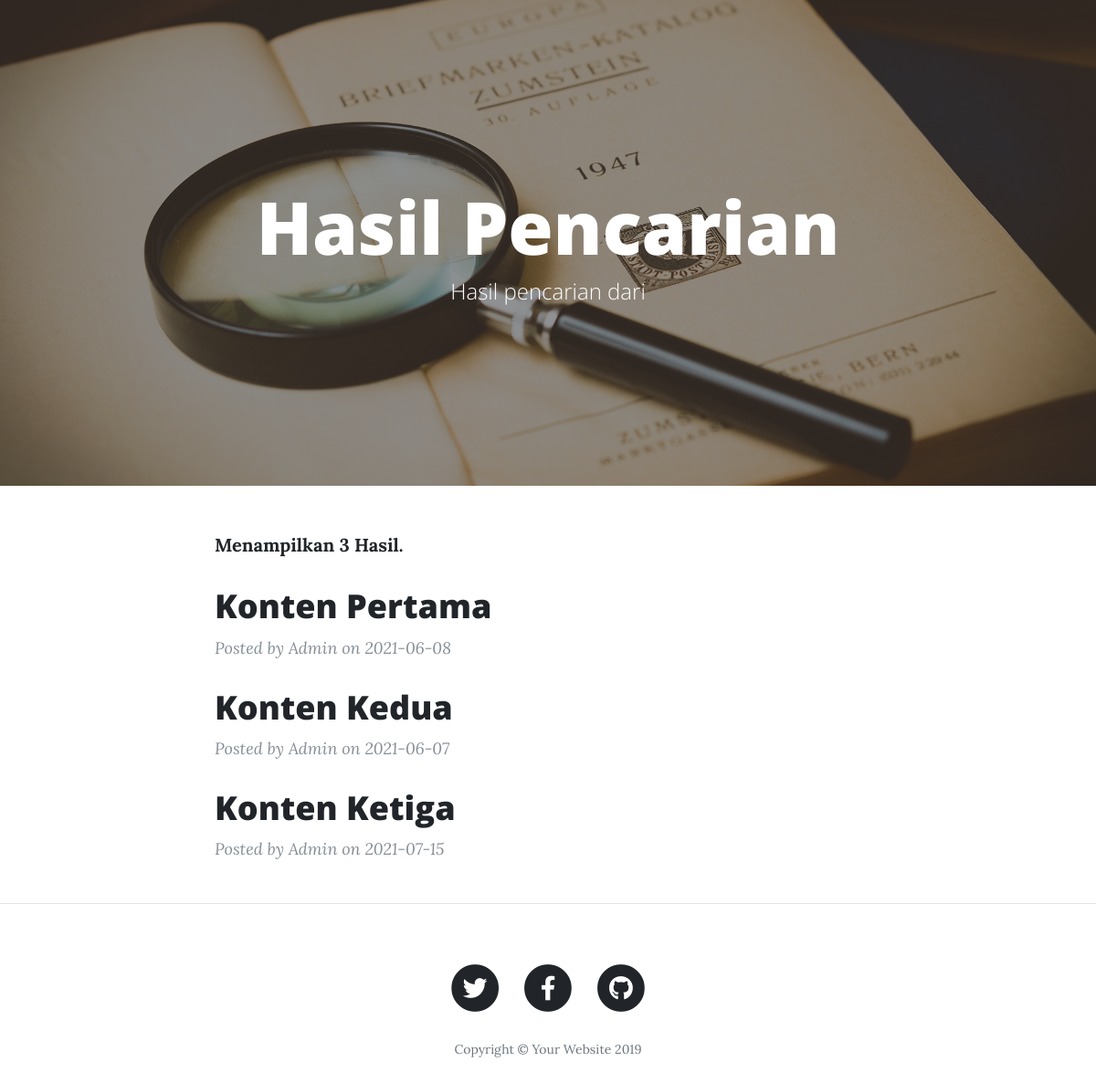
/xss/cari.php, run on the app's committed database.
### tables this page shows
CREATE TABLE `posting` (
  `id` int NOT NULL AUTO_INCREMENT,
  `judul` varchar(255) DEFAULT NULL,
  `konten` text,
  `tanggal` date DEFAULT NULL,
  PRIMARY KEY (`id`)
);

### xss/cari.php (the view, shortened to what this page needs)
<?php
include '../koneksi.php';
$cari = $_GET['cari'];
$result = mysqli_query($conn, "SELECT * FROM posting WHERE judul LIKE '%{$cari}%' OR konten LIKE '%{$cari}%'");
?>
<!DOCTYPE html>
<html lang="en">
<head>
  <link href="../vendor/bootstrap/css/bootstrap.min.css" rel="stylesheet">
  <link href="../vendor/fontawesome-free/css/all.min.css" rel="stylesheet" type="text/css">
  <link href="../css/clean-blog.min.css" rel="stylesheet">
</head>
<body>
  <header class="masthead" style="background-image: url('../img/search-bg.jpeg')">
    <div class="overlay"></div>
    <div class="container">
      <div class="row">
        <div class="col-lg-8 col-md-10 mx-auto">
          <div class="page-heading">
            <h1>Hasil Pencarian</h1>
            <span class="subheading">Hasil pencarian dari <?=$cari?></span>
          </div>
        </div>
      </div>
    </div>
  </header>
  <div class="container">
    <div class="row">
      <div class="col-lg-8 col-md-10 mx-auto">
        <b>Menampilkan <?= mysqli_num_rows($result);?> Hasil.</b>
        <?php while ( $row = mysqli_fetch_assoc($result) ) : ?>
          <div class="post-preview">
            <a href="../sqli/posting.php?id=<?=$row["id"];?>">
              <h2 class="post-title">
              <?= $row["judul"];?>
              </h2>
            </a>
            <p class="post-meta">Posted by Admin on <?= $row["tanggal"];?></p>
        </div>
        <?php endwhile; ?>
      </div>
    </div>
  </div>
  <hr>
  <footer>
    <div class="container">
      <div class="row">
        <div class="col-lg-8 col-md-10 mx-auto">
          <ul class="list-inline text-center">
            <li class="list-inline-item">
              <a href="#">
                <span class="fa-stack fa-lg">
                  <i class="fas fa-circle fa-stack-2x"></i>
                  <i class="fab fa-twitter fa-stack-1x fa-inverse"></i>
                </span>
              </a>
            </li>
            <li class="list-inline-item">
              <a href="#">
                <span class="fa-stack fa-lg">
                  <i class="fas fa-circle fa-stack-2x"></i>
                  <i class="fab fa-facebook-f fa-stack-1x fa-inverse"></i>
                </span>
              </a>
            </li>
            <li class="list-inline-item">
              <a href="#">
                <span class="fa-stack fa-lg">
                  <i class="fas fa-circle fa-stack-2x"></i>
                  <i class="fab fa-github fa-stack-1x fa-inverse"></i>
                </span>
              </a>
            </li>
          </ul>
          <p class="copyright text-muted">Copyright &copy; Your Website 2019</p>
        </div>
      </div>
    </div>
  </footer>
</body>
</html>

### data on the page
posting: judul "Konten Pertama", tanggal "2021-06-08"
posting: judul "Konten Kedua", tanggal "2021-06-07"
posting: judul "Konten Ketiga", tanggal "2021-07-15"

### other printed values
mysqli_num_rows($result) "3"
